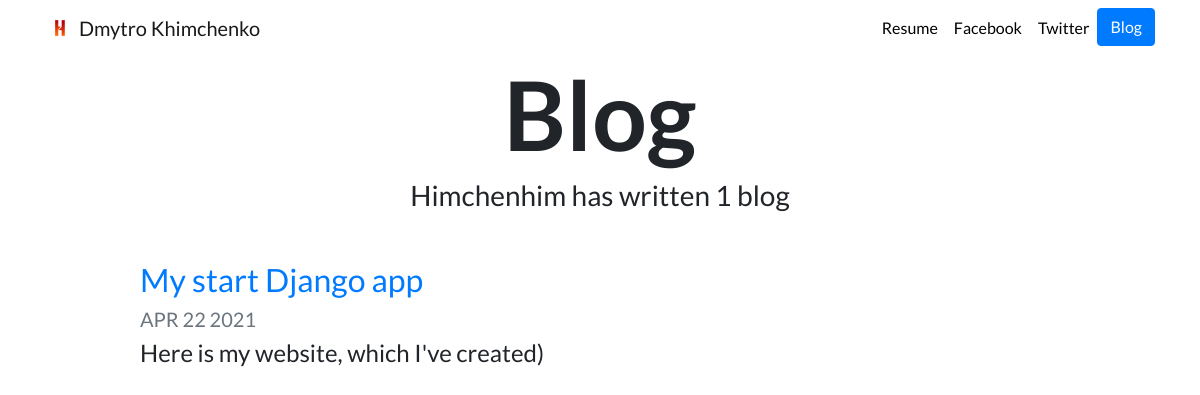
Screenshot of /blog/ with the database file from the repository.
### blog/models.py (models this page shows, shortened)
class Article(models.Model):
    title = models.CharField(max_length=20)
    date = models.DateField()
    description = models.CharField(max_length=500)
    url = models.URLField(blank=True)

### blog/views.py (the view)
# urls.py: path('',views.all_blogs,name='all_blogs'),
def all_blogs(request):
    articles = Article.objects.all()
    return render(request, 'blog/all_blogs.html', {'articles': articles})

### blog/templates/blog/all_blogs.html
{% extends "portfolio/base.html" %}
{% load static %}
{% block content %}
<h1 id="blogtitle" class="font-weight-bold text-center">Blog</h1>
<h3 class="text-center mb-5">Himchenhim has written {{ articles.count }} blog{{ articles.count|pluralize }}</h3>
{% for article in articles %}
<div class="row justify-content-center my-3">
  <div class="col-md-10">
    <a href="{% url 'blog:detail' article.id %}">
      <h2>{{ article.title }}</h2>
    </a>
    <h5 class="text-muted">{{ article.date|date:'M d Y'|upper }}</h5>
    <h4>{{ article.description|striptags|truncatechars:100 }}</h4>
  </div>
</div>
{% endfor %}
{% endblock %}

### portfolio/static/portfolio/custom.css (style rules this page uses)
body { font-family: 'Lato', sans-serif; }
#blogtitle { font-size: 6rem; }

### rows the page displays
Article: title "My start Django app", date "APR 22 2021", description "Here is my website, which I've created)"

### other values shown
{{ articles.count }} "1"
